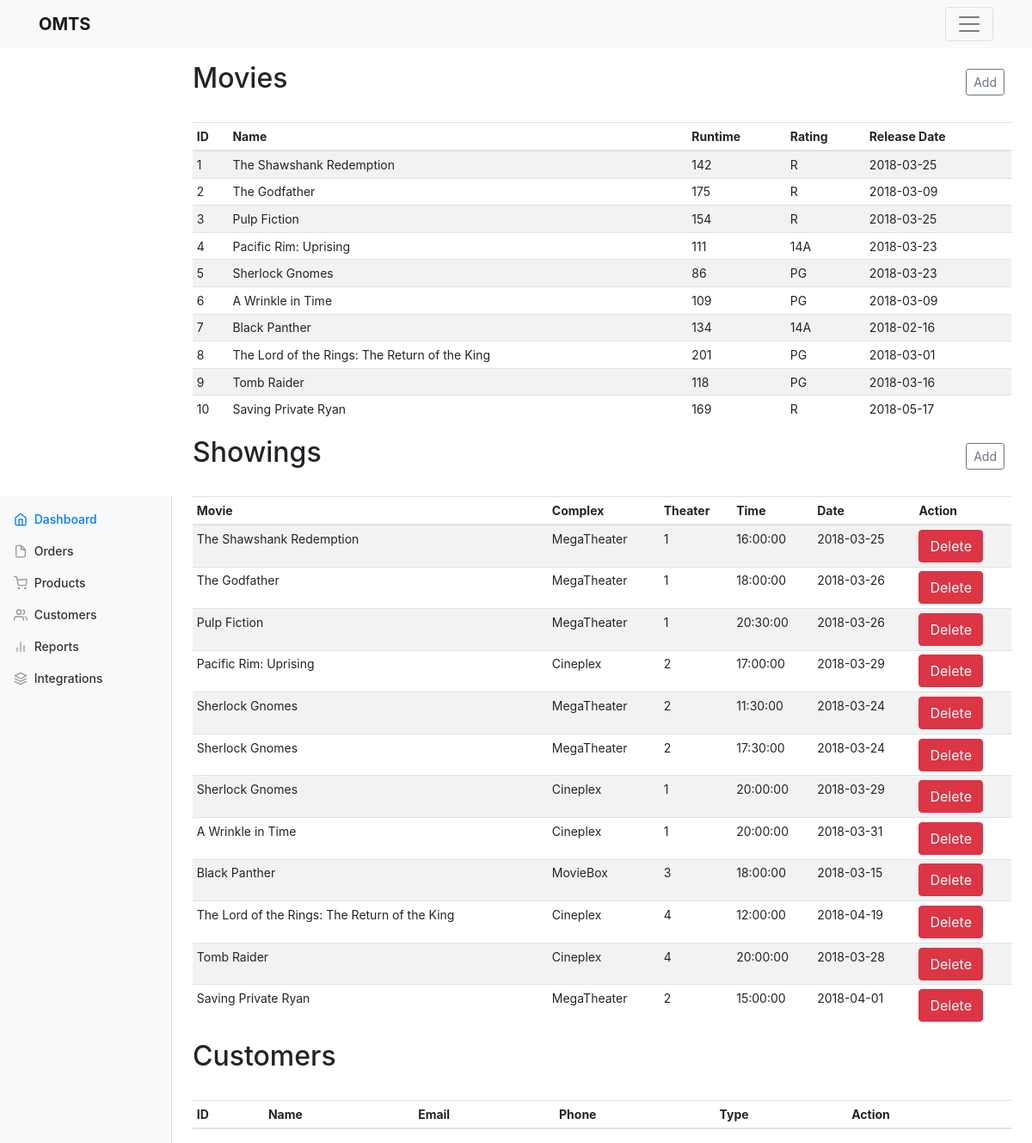
/admin/index.php (signed in), run on an earlier commit of the app's database.
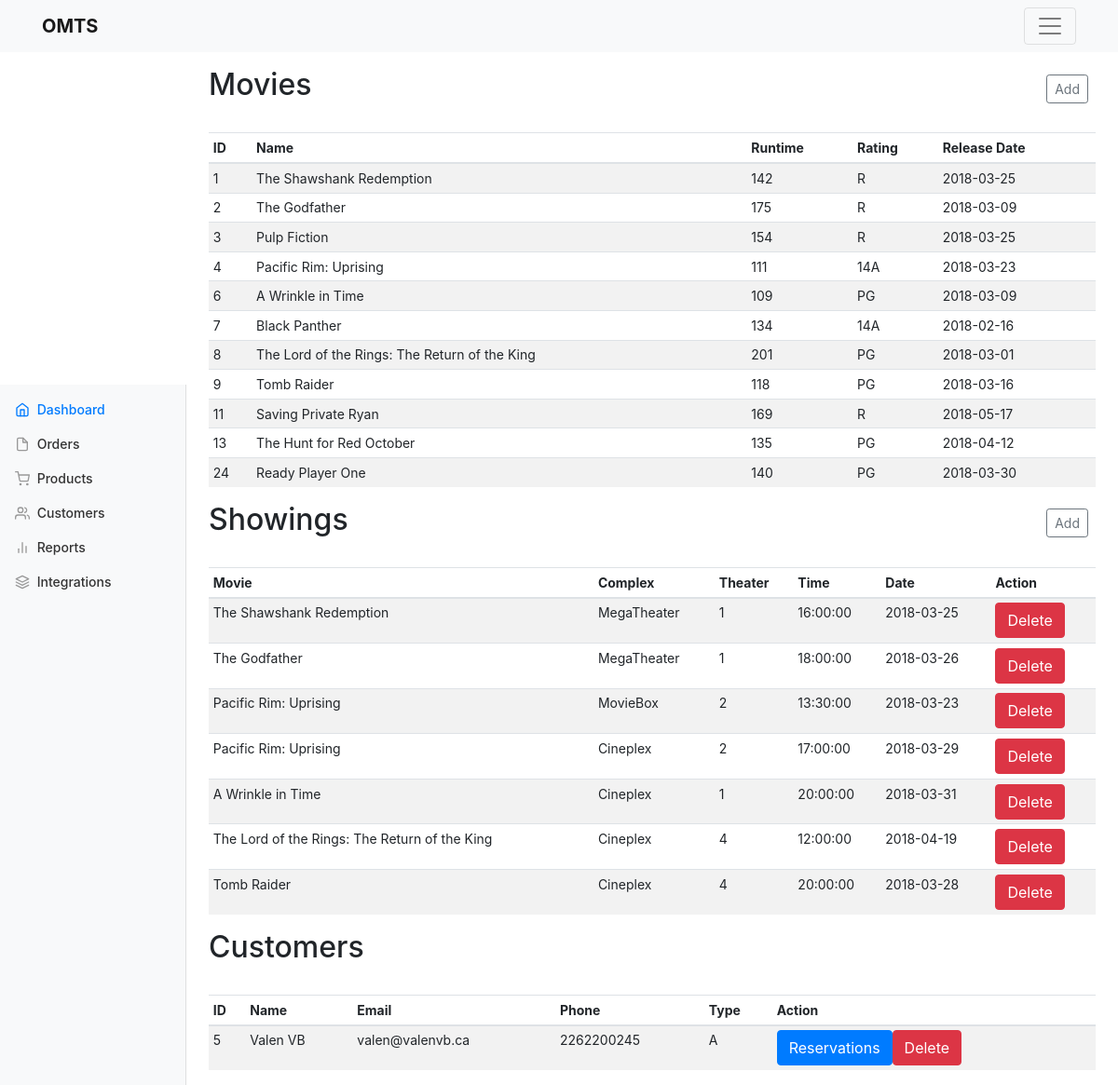
And on a later commit of the database.
### tables this page shows
CREATE TABLE `movie` (
  `MovieID` int(11) NOT NULL AUTO_INCREMENT,
  `Title` varchar(60) NOT NULL,
  `RunTime` int(11) NOT NULL,
  `Rating` enum('G','PG','14A','18A','R','A') NOT NULL,
  `Plot` text,
  `Director` varchar(100) NOT NULL,
  `Producer` varchar(100) NOT NULL,
  `SDate` date NOT NULL,
  `EDate` date NOT NULL,
  `SupplierID` int(11) NOT NULL,
  PRIMARY KEY (`MovieID`),
  KEY `SupplierID` (`SupplierID`),
  CONSTRAINT `movie_ibfk_1` FOREIGN KEY (`SupplierID`) REFERENCES `supplier` (`SupplierID`)
);

CREATE TABLE `Showing` (
  `STime` time NOT NULL,
  `SDate` date NOT NULL,
  `TheaterNo` int(11) NOT NULL,
  `ComplexNo` int(11) NOT NULL,
  `BookedSeats` int(11) NOT NULL,
  `MovieID` int(11) NOT NULL,
  PRIMARY KEY (`STime`,`SDate`,`TheaterNo`,`ComplexNo`,`MovieID`),
  KEY `ComplexNo` (`ComplexNo`,`TheaterNo`),
  KEY `MovieID` (`MovieID`),
  CONSTRAINT `showing_ibfk_1` FOREIGN KEY (`ComplexNo`, `TheaterNo`) REFERENCES `Theater` (`ComplexNo`, `TheaterNo`) ON DELETE CASCADE,
  CONSTRAINT `showing_ibfk_3` FOREIGN KEY (`MovieID`) REFERENCES `movie` (`MovieID`) ON DELETE CASCADE
);

CREATE TABLE `complex` (
  `ComplexNo` int(11) NOT NULL AUTO_INCREMENT,
  `Name` varchar(50) NOT NULL,
  `Address` varchar(100) NOT NULL,
  `Phone` char(10) NOT NULL,
  PRIMARY KEY (`ComplexNo`)
);

CREATE TABLE `Member` (
  `UserID` int(11) NOT NULL,
  `Name` varchar(100) NOT NULL,
  `Address` varchar(100) DEFAULT NULL,
  `Phone` char(10) DEFAULT NULL,
  `Email` varchar(50) NOT NULL,
  `CreditNo` char(16) NOT NULL,
  `CreditExp` date NOT NULL,
  KEY `UserID` (`UserID`),
  CONSTRAINT `member_ibfk_1` FOREIGN KEY (`UserID`) REFERENCES `Users` (`UserID`)
);

CREATE TABLE `users` (
  `UserID` int(11) NOT NULL AUTO_INCREMENT,
  `Login` varchar(50) NOT NULL,
  `Password` varchar(100) NOT NULL,
  `UserType` enum('M','A') DEFAULT NULL,
  PRIMARY KEY (`UserID`)
);

### admin/index.php (the view, shortened to what this page needs)
<!DOCTYPE html>
<html lang="en"><head>
    <link href="../css/bootstrap.css" rel="stylesheet">
    <link href="../css/dashboard.css" rel="stylesheet">
</head>
  <body>
    <?php include '../parts/menu.php'?>
    <div class="container-fluid">
      <div class="row">
        <nav class="col-md-2 d-none d-md-block bg-light sidebar">
          <div class="sidebar-sticky">
            <ul class="nav flex-column">
              <li class="nav-item">
                <a class="nav-link active" href="#top">
                  Dashboard <span class="sr-only">(current)</span>
                </a>
              </li>
              <li class="nav-item">
                <a class="nav-link" href="#">
                  Orders
                </a>
              </li>
              <li class="nav-item">
                <a class="nav-link" href="#">
                  Products
                </a>
              </li>
              <li class="nav-item">
                <a class="nav-link" href="#cust_list">
                  Customers
                </a>
              </li>
              <li class="nav-item">
                <a class="nav-link" href="#">
                  Reports
                </a>
              </li>
              <li class="nav-item">
                <a class="nav-link" href="#">
                  Integrations
                </a>
              </li>
            </ul>
          </div>
        </nav>
        <main id="top" role="main" class="col-md-9 ml-sm-auto col-lg-10 pt-3 px-4">
        <div id="mov_list">
          <div class="d-flex justify-content-between flex-wrap flex-md-nowrap align-items-center pb-2 mb-3">
            <h1 class="h2">Movies</h1>
            <div class="btn-toolbar mb-2 mb-md-0">
              <div class="btn-group mr-2">
                <button class="btn btn-sm btn-outline-secondary" data-toggle="modal" data-target="#addMovieModal" > Add</button>
              </div>
            </div>
          </div>
          <div class="table-responsive">
            <table class="table table-striped table-sm">
              <thead>
                <tr>
                  <th>ID</th>
                  <th>Name</th>
                  <th>Runtime</th>
                  <th>Rating</th>
                  <th>Release Date</th>
                </tr>
              </thead>
              <tbody>
<?php
include_once '../lib/database.php';
$movies = $db->query('SELECT * from Movie');
while($movie = $movies->fetch()){
  echo "<tr><td>".$movie['MovieID']."</td><td>".$movie["Title"]."</td><td>".$movie["RunTime"]."</td><td>".$movie["Rating"]."</td><td>".$movie["SDate"]."</td></tr>";
};
?>
              </tbody>
            </table>
          </div>
          </div>
          <div id="show_list">
          <div class="d-flex justify-content-between flex-wrap flex-md-nowrap align-items-center pb-2 mb-3 ">
            <h1 class="h2">Showings</h1>
            <div class="btn-toolbar mb-2 mb-md-0">
              <div class="btn-group mr-2">
                <button class="btn btn-sm btn-outline-secondary" data-toggle="modal" data-target="#addShowingModal"> Add</button>
              </div>
            </div>
          </div>
          <div class="table-responsive">
            <table class="table table-striped table-sm">
              <thead>
                <tr>
                  <th>Movie</th>
                  <th>Complex</th>
                  <th>Theater</th>
                  <th>Time</th>
                  <th>Date</th>
                  <th>Action</th>
                </tr>
              </thead>
              <tbody>
<?php
include_once '../lib/database.php';
$shows = $db->query("select M.title, C.`name`, S.STIME, S.SDATE, theaterno from showing S, movie M, complex C where S.complexNo=C.complexNo and S.movieID=M.movieid");
while($show = $shows->fetch()){
  echo "<tr><td>".$show['title']."</td><td>".$show["name"]."</td><td>".$show["theaterno"]."</td><td>".$show["STIME"]."</td><td>".$show["SDATE"]."</td><td><a href=\"actions.php?action=ds&title=".$show['title']."&name=".$show['name']."&stime=".$show['STIME']."&sdate=".$show['SDATE']."\" class=\"btn btn-danger\">Delete</a></td></tr>";
};
?>
              </tbody>
            </table>
          </div>
          </div>
          <div id="cust_list">
          <div class="d-flex justify-content-between flex-wrap flex-md-nowrap align-items-center pb-2 mb-3 ">
            <h1 class="h2">Customers</h1>
          </div>
          <div class="table-responsive">
            <table class="table table-striped table-sm">
              <thead>
                <tr>
                  <th>ID</th>
                  <th>Name</th>
                  <th>Email</th>
                  <th>Phone</th>
                  <th>Type</th>
                  <th>Action</th>
                </tr>
              </thead>
              <tbody>
<?php
include_once '../lib/database.php';
$users = $db->query("SELECT * from Users, Member where Users.userid=member.userid");
while($user = $users->fetch()){
  echo "<tr><td>".$user['UserID']."</td><td>".$user["Name"]."</td><td>".$user["Email"]."</td><td>".$user["Phone"]."</td><td>".$user["UserType"]."</td><td><button onclick=\"showIFrame('../parts/reserve_list.php?userID=".$user['UserID']."')\" class=\"btn btn-primary\">Reservations</button><a href=\"actions.php?action=dm&id=".$user['UserID']."\" class=\"btn btn-danger\">Delete</a></td></tr>";
};
?>
              </tbody>
            </table>
          </div>
          </div>
        </main>
      </div>
    </div>
</body></html>

### parts/menu.php (shortened to what this page needs)
<header>
    <div class="navbar navbar-light bg-light box-shadow">
        <div class="container d-flex justify-content-between">
            <a href="http://localhost:8888/omts" class="navbar-brand d-flex align-items-center">
                <strong>OMTS</strong>
            </a>
            <button class="navbar-toggler" type="button" data-toggle="collapse" data-target="#navbarHeader" aria-controls="navbarHeader"
                aria-expanded="false" aria-label="Toggle navigation">
                <span class="navbar-toggler-icon"></span>
            </button>
        </div>
    </div>
</header>

### css/dashboard.css (style rules this page uses)
body { font-size: .875rem; }
.feather { width: 16px; height: 16px; vertical-align: text-bottom; }
.sidebar { position: fixed; bottom: 0; left: 0; z-index: 100; padding: 0; box-shadow: inset -1px 0 0 rgba(0, 0, 0, .1); }
.sidebar-sticky { position: -webkit-sticky; position: sticky; top: 48px; height: calc(100vh - 48px); padding-top: .5rem; overflow-x: hidden; overflow-y: auto; }
.sidebar .nav-link { font-weight: 500; color: #333; }
.sidebar .nav-link .feather { margin-right: 4px; color: #999; }
.sidebar .nav-link.active { color: #007bff; }
.sidebar .nav-link:hover .feather, .sidebar .nav-link.active .feather { color: inherit; }

What changed in the data, as far as the page shows it:
removed movie: MovieID "5", Title "Sherlock Gnomes", RunTime "86", Rating "PG", SDate "2018-03-23"
removed movie: MovieID "10", Title "Saving Private Ryan", RunTime "169", Rating "R", SDate "2018-05-17"
removed showing: MovieID.Title "Pulp Fiction", complex.Name "MegaTheater", TheaterNo "1", STime "20:30:00", SDate "2018-03-26"
removed showing: MovieID.Title "Sherlock Gnomes", complex.Name "MegaTheater", TheaterNo "2", STime "11:30:00", SDate "2018-03-24"
removed showing: MovieID.Title "Sherlock Gnomes", complex.Name "MegaTheater", TheaterNo "2", STime "17:30:00", SDate "2018-03-24"
removed showing: MovieID.Title "Sherlock Gnomes", complex.Name "Cineplex", TheaterNo "1", STime "20:00:00", SDate "2018-03-29"
removed showing: MovieID.Title "Black Panther", complex.Name "MovieBox", TheaterNo "3", STime "18:00:00", SDate "2018-03-15"
removed showing: MovieID.Title "Saving Private Ryan", complex.Name "MegaTheater", TheaterNo "2", STime "15:00:00", SDate "2018-04-01"
added movie: MovieID "11", Title "Saving Private Ryan", RunTime "169", Rating "R", SDate "2018-05-17"
added movie: MovieID "13", Title "The Hunt for Red October", RunTime "135", Rating "PG", SDate "2018-04-12"
added movie: MovieID "24", Title "Ready Player One", RunTime "140", Rating "PG", SDate "2018-03-30"
added showing: MovieID.Title "Pacific Rim: Uprising", complex.Name "MovieBox", TheaterNo "2", STime "13:30:00", SDate "2018-03-23"
added member: UserID "5", Name "Valen VB", Email "valen@valenvb.ca", Phone "2262200245", UserID.UserType "A"
